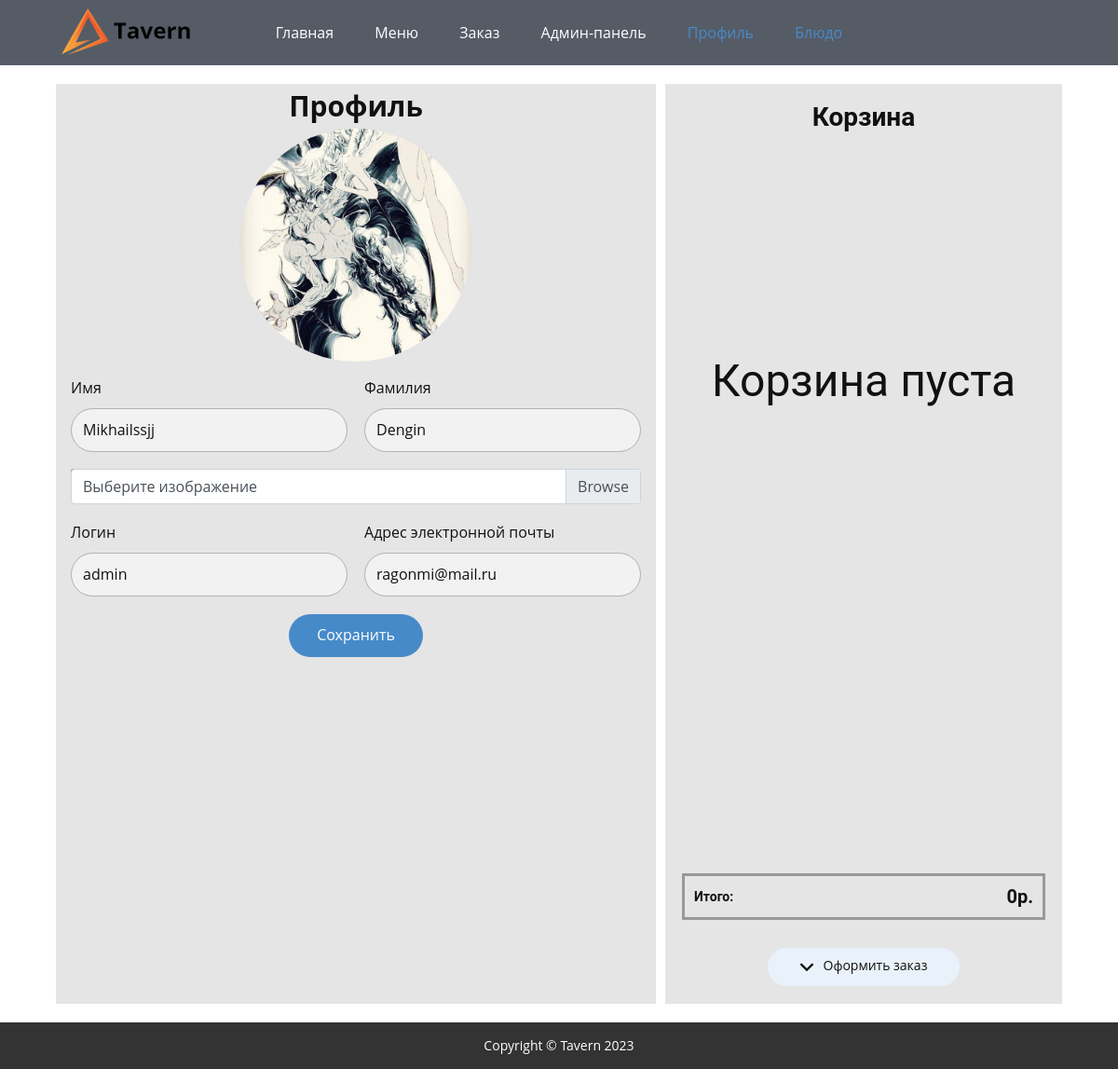
/users/profile/ (signed in), run on an earlier commit of the app's database.
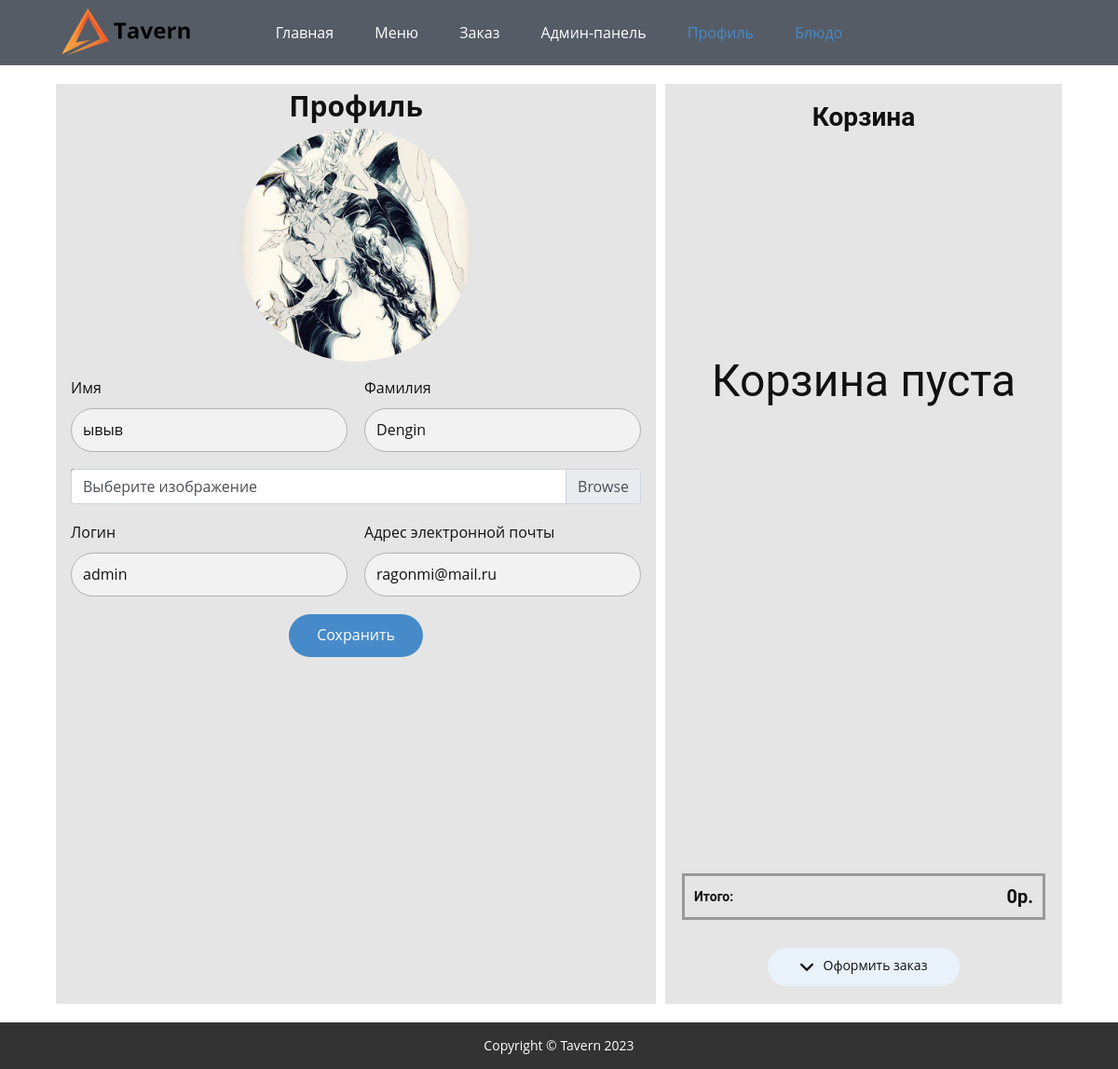
And on a later commit of the database.
### users/models.py (models this page shows)
class User(AbstractUser):
    image = models.ImageField(upload_to='user_image', null=True, blank=True)

### users/views.py (the view)
# urls.py: path('profile/', profile, name='profile'),
@login_required
def profile(request):
    if request.method == 'POST':
        form = UserProfileForm(instance=request.user, data=request.POST, files=request.FILES)
        if form.is_valid():
            form.save()
            return HttpResponseRedirect(reverse('users:profile'))
    else:
        form = UserProfileForm(instance=request.user)
    basket = BasketItem.objects.first()  # Получаем объект корзины
    if basket:
        model_name = basket.content_type.model_class()._meta.model_name
    else:
        model_name = None
    context = {'title': 'Профиль',
               'form': form,
               'model_name': model_name,
               'baskets': BasketItem.objects.filter(basket__users=request.user, basket__its_bay=False),
               'its_bay': Basket.objects.filter(users=request.user),
               }
    return render(request, 'users/profile2.html', context=context)

### users/foms.py
class UserProfileForm(UserChangeForm):
    first_name = forms.CharField(widget=forms.TextInput(attrs={'class': 'u-grey-5 u-input u-input-rectangle u-radius-50'}))
    last_name = forms.CharField(widget=forms.TextInput(attrs={'class': 'u-grey-5 u-input u-input-rectangle u-radius-50'}))
    image = forms.ImageField(widget=forms.FileInput(), required=False)
    username = forms.CharField(widget=forms.TextInput(attrs={'class': 'u-grey-5 u-input u-input-rectangle u-radius-50', 'readonly': True}))
    email = forms.CharField(widget=forms.TextInput(attrs={'class': 'u-grey-5 u-input u-input-rectangle u-radius-50'}))
    class Meta:
        model = User
        fields = ('first_name', 'last_name', 'image', 'username', 'email')

### dish/models.py (called while the page is built)
    def total_sum(self):
        return sum(basket.get_dish_price() + basket.get_complex_dish_price() for basket in self)

### users/templates/users/profile2.html (shortened to what the changed rows need)
{% extends 'dish/html/base2.html' %}
{% load static %}
{% block meta %}
    <link rel="stylesheet" href="{% static 'fog/css/nicepage.css' %}" media="screen">
    <link rel="stylesheet" href="{% static 'fog/css/Профиль.css' %}" media="screen">
    <link href="{% static 'vendor/bootstrap/css/bootstrap.min.css' %}" rel="stylesheet">
{% endblock %}
{% block content %}
<section class="u-clearfix u-section-1" id="sec-d4ca">
      <div class="u-clearfix u-sheet u-valign-middle u-sheet-1">
        <div class="u-clearfix u-expanded-width u-gutter-10 u-layout-wrap u-layout-wrap-1">
          <div class="u-layout">
            <div class="u-layout-row">
              <div class="u-container-style u-grey-10 u-layout-cell u-size-36 u-layout-cell-1">
                <div class="u-container-layout u-container-layout-1">
                  <div class="u-expanded-width u-form u-form-1">
                      <div>
                          {% if user.image %}
                              <img src="{{ user.image.url }}" class="u-form-group u-form-image u-image u-image-circle u-label-top u-image-1">
                          {% else %}
                              <img src="{% static 'vendor/img/users/default_avatar.jpg' %}" class="u-form-group u-form-image u-image u-image-circle u-label-top u-image-1">
                          {% endif %}
                      </div>
                      <form action="{% url 'users:profile' %}" class="u-clearfix u-form-spacing-18 u-form-vertical u-inner-form my-form" style="padding: 16px;">
                      <div class="u-form-group u-form-name u-form-partition-factor-2 u-label-top u-form-group-3">
                        <label for="{{ form.first_name.id_for_label }}" class="u-label">Имя</label>
                        {{ form.first_name }}
                      </div>
                      <div class="u-form-group u-form-name u-form-partition-factor-2 u-label-top u-form-group-4">
                          <label for="{{ form.last_name.id_for_label }}" class="u-label">Фамилия</label>
                          {{ form.last_name }}
                      </div>
                      <div class="u-form-group u-form-name u-form-partition-factor-2 u-label-top u-form-group-6">
                          <label for="{{ form.username.id_for_label }}" class="u-label">Логин</label>
                          {{ form.username }}
                      </div>
                      <div class="u-form-email u-form-group u-form-partition-factor-2 u-label-top u-form-group-7">
                        <label for="{{ form.email.id_for_label }}" class="u-label">Адрес электронной почты</label>
                        {{ form.email }}
                      </div>
                    </form>
                  </div>
                </div>
              </div>
              <div class="u-container-style u-grey-10 u-layout-cell u-size-24 u-layout-cell-2">
                <div class="u-container-layout u-valign-top u-container-layout-2">
                    {% if baskets %}
                    {% for basket in baskets %}
                  <div class="u-list u-list-1">
                    <div class="u-repeater u-repeater-1">
                      <div class="u-border-2 u-border-grey-75 u-container-style u-list-item u-repeater-item">
                        <div class="u-container-layout u-similar-container u-container-layout-3">
                            <span class="u-file-icon u-icon u-icon-1">
                                <a href="{% url 'dish:basket_remove' basket.id %}">
                                    <img src="{% static 'fog/img/3156999.png' %}" alt="">
                                </a>
                            </span>
                          <img class="u-image u-image-default u-image-2" src="{{ basket.content_object.image.url }}" alt="" data-image-width="2560" data-image-height="1707">
                          <h5 class="u-text u-text-default u-text-3">{{ basket.content_object.name }}</h5>
                          <p class="u-text u-text-default u-text-4 sum" id="sum">
                              {% if basket.get_content_object_model_name == 'dish' %}
                                  {{ basket.get_dish_price }}
                              {% else %}
                                    {{ basket.get_complex_dish_price }}
                              {% endif %}
                              руб.</p>
                          <p class="u-text u-text-default u-text-5" id="quntity">
                              <input style="width: 50px; height: 25px" name="basketID" type="number" class="form-control"
                                       value="{{ basket.quantity }}" min="1" data-id="{{ basket.pk }}" onclick="updateBasket(this)">
                          </p>
                        </div>
                      </div>
                    </div>
                  </div>
                    {% endfor %}
                    {% else %}
                        <h2 style="text-align: center; margin-top: 30vh">Корзина пуста</h2>
                    {% endif %}
                  <div class="u-border-3 u-border-grey-40 u-container-style u-group u-group-1">
                    <div class="u-container-layout">
                      <h1 class="u-align-center u-text u-text-default u-text-7">Итого:</h1>
                    </div>
                  </div>
                </div>
              </div>
            </div>
          </div>
        </div>
      </div>
    </section>
{% endblock %}

What changed in the data, as far as the page shows it:
changed User "Dengin": first_name "Mikhailssjj" → "ывыв"
